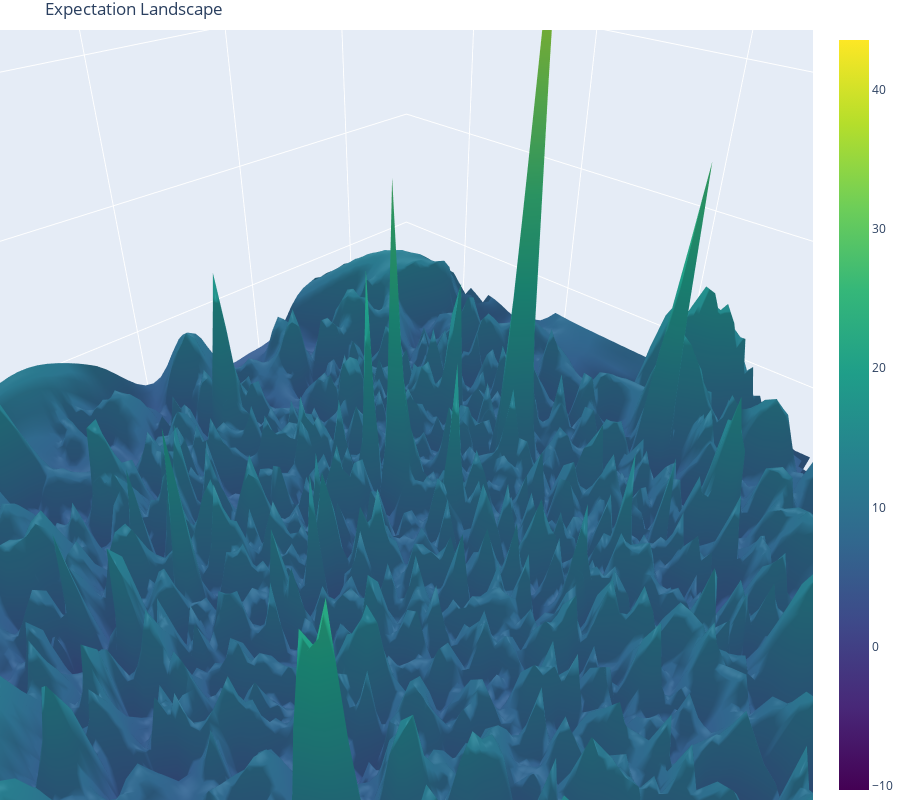

Here is the notebook cell this chart was saved with:
### Code cell
plot_px_surface(points_3d, title="Expectation Landscape", opacity=1, method="cubic")

### Figure 1 — Plotly figure (JSON) as saved in the notebook; plotly's stock layout.template omitted (floating-point values rounded to 4 significant figures; data arrays with more than 128 entries replaced by an {"elided": "..."} marker saying what was removed)
{"data": [{"colorscale": [[0, "#440154"], [0.1111, "#482878"], [0.2222, "#3e4989"], [0.3333, "#31688e"], [0.4444, "#26828e"], [0.5556, "#1f9e89"], [0.6667, "#35b779"], [0.7778, "#6ece58"], [0.8889, "#b5de2b"], [1, "#fde725"]], "opacity": 1, "type": "surface", "x": {"elided": "80x80 float values"}, "y": {"elided": "80x80 float values"}, "z": {"elided": "80x80 float values"}}], "layout": {"height": 800, "margin": {"b": 0, "l": 0, "r": 0, "t": 30}, "scene": {"camera": {"eye": {"x": 0.5, "y": 0.5, "z": 0.5}}, "xaxis": {"title": {"text": "PCA-1 (init param)"}}, "yaxis": {"title": {"text": "PCA-2 (init param)"}}, "zaxis": {"title": {"text": "Loss / Eval"}}}, "title": {"text": "Expectation Landscape"}}}
